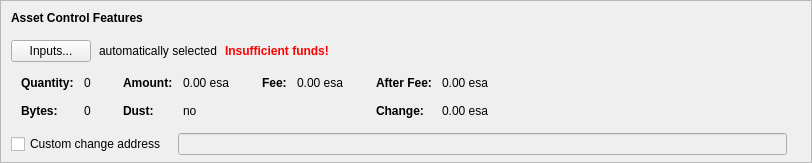
      <widget class="QFrame" name="frameAssetControl">
       <property name="sizePolicy">
        <sizepolicy hsizetype="Expanding" vsizetype="Fixed">
         <horstretch>0</horstretch>
         <verstretch>0</verstretch>
        </sizepolicy>
       </property>
       <property name="maximumSize">
        <size>
         <width>16777215</width>
         <height>16777215</height>
        </size>
       </property>
       <property name="frameShape">
        <enum>QFrame::StyledPanel</enum>
       </property>
       <property name="frameShadow">
        <enum>QFrame::Sunken</enum>
       </property>
       <layout class="QVBoxLayout" name="verticalLayoutAssetControl2">
        <property name="spacing">
         <number>0</number>
        </property>
        <property name="leftMargin">
         <number>0</number>
        </property>
        <property name="topMargin">
         <number>0</number>
        </property>
        <property name="rightMargin">
         <number>0</number>
        </property>
        <property name="bottomMargin">
         <number>6</number>
        </property>
        <item>
         <layout class="QVBoxLayout" name="verticalLayoutAssetControl" stretch="0,0,0,0,1">
          <property name="spacing">
           <number>0</number>
          </property>
          <property name="leftMargin">
           <number>10</number>
          </property>
          <property name="topMargin">
           <number>10</number>
          </property>
          <item>
           <layout class="QHBoxLayout" name="horizontalLayoutAssetControl1">
            <property name="bottomMargin">
             <number>15</number>
            </property>
            <item>
             <widget class="QLabel" name="labelAssetControlFeatures">
              <property name="sizePolicy">
               <sizepolicy hsizetype="Preferred" vsizetype="Maximum">
                <horstretch>0</horstretch>
                <verstretch>0</verstretch>
               </sizepolicy>
              </property>
              <property name="font">
               <font>
                <weight>75</weight>
                <bold>true</bold>
               </font>
              </property>
              <property name="styleSheet">
               <string notr="true">font-weight:bold;</string>
              </property>
              <property name="text">
               <string>Asset Control Features</string>
              </property>
             </widget>
            </item>
           </layout>
          </item>
          <item>
           <layout class="QHBoxLayout" name="horizontalLayoutAssetControl2" stretch="0,0,0,0">
            <property name="spacing">
             <number>8</number>
            </property>
            <property name="bottomMargin">
             <number>10</number>
            </property>
            <item>
             <widget class="QPushButton" name="pushButtonAssetControl">
              <property name="styleSheet">
               <string notr="true"/>
              </property>
              <property name="text">
               <string>Inputs...</string>
              </property>
              <property name="autoDefault">
               <bool>false</bool>
              </property>
             </widget>
            </item>
            <item>
             <widget class="QLabel" name="labelAssetControlAutomaticallySelected">
              <property name="text">
               <string>automatically selected</string>
              </property>
              <property name="margin">
               <number>5</number>
              </property>
             </widget>
            </item>
            <item>
             <widget class="QLabel" name="labelAssetControlInsuffFunds">
              <property name="font">
               <font>
                <weight>75</weight>
                <bold>true</bold>
               </font>
              </property>
              <property name="styleSheet">
               <string notr="true">color:red;font-weight:bold;</string>
              </property>
              <property name="text">
               <string>Insufficient funds!</string>
              </property>
              <property name="margin">
               <number>5</number>
              </property>
             </widget>
            </item>
            <item>
             <spacer name="horizontalSpacerAssetControl">
              <property name="orientation">
               <enum>Qt::Horizontal</enum>
              </property>
              <property name="sizeHint" stdset="0">
               <size>
                <width>40</width>
                <height>1</height>
               </size>
              </property>
             </spacer>
            </item>
           </layout>
          </item>
          <item>
           <widget class="QWidget" name="widgetAssetControl" native="true">
            <property name="sizePolicy">
             <sizepolicy hsizetype="Preferred" vsizetype="Preferred">
              <horstretch>0</horstretch>
              <verstretch>0</verstretch>
             </sizepolicy>
            </property>
            <property name="minimumSize">
             <size>
              <width>0</width>
              <height>0</height>
             </size>
            </property>
            <property name="styleSheet">
             <string notr="true"/>
            </property>
            <layout class="QHBoxLayout" name="horizontalLayoutAssetControl5">
             <property name="leftMargin">
              <number>0</number>
             </property>
             <property name="topMargin">
              <number>0</number>
             </property>
             <property name="rightMargin">
              <number>0</number>
             </property>
             <property name="bottomMargin">
              <number>0</number>
             </property>
             <item>
              <layout class="QHBoxLayout" name="horizontalLayoutAssetControl3" stretch="0,0,0,1">
               <property name="spacing">
                <number>20</number>
               </property>
               <property name="topMargin">
                <number>0</number>
               </property>
               <property name="bottomMargin">
                <number>10</number>
               </property>
               <item>
                <layout class="QFormLayout" name="formLayoutAssetControl1">
                 <property name="horizontalSpacing">
                  <number>10</number>
                 </property>
                 <property name="verticalSpacing">
                  <number>14</number>
                 </property>
                 <property name="leftMargin">
                  <number>10</number>
                 </property>
                 <property name="topMargin">
                  <number>4</number>
                 </property>
                 <property name="rightMargin">
                  <number>6</number>
                 </property>
                 <item row="0" column="0">
                  <widget class="QLabel" name="labelAssetControlQuantityText">
                   <property name="font">
                    <font>
                     <weight>75</weight>
                     <bold>true</bold>
                    </font>
                   </property>
                   <property name="text">
                    <string>Quantity:</string>
                   </property>
                   <property name="margin">
                    <number>0</number>
                   </property>
                  </widget>
                 </item>
                 <item row="0" column="1">
                  <widget class="QLabel" name="labelAssetControlQuantity">
                   <property name="cursor">
                    <cursorShape>IBeamCursor</cursorShape>
                   </property>
                   <property name="contextMenuPolicy">
                    <enum>Qt::ActionsContextMenu</enum>
                   </property>
                   <property name="text">
                    <string notr="true">0</string>
                   </property>
                   <property name="margin">
                    <number>0</number>
                   </property>
                   <property name="textInteractionFlags">
                    <set>Qt::LinksAccessibleByMouse|Qt::TextSelectableByKeyboard|Qt::TextSelectableByMouse</set>
                   </property>
                  </widget>
                 </item>
                 <item row="1" column="0">
                  <widget class="QLabel" name="labelAssetControlBytesText">
                   <property name="font">
                    <font>
                     <weight>75</weight>
                     <bold>true</bold>
                    </font>
                   </property>
                   <property name="text">
                    <string>Bytes:</string>
                   </property>
                  </widget>
                 </item>
                 <item row="1" column="1">
                  <widget class="QLabel" name="labelAssetControlBytes">
                   <property name="cursor">
                    <cursorShape>IBeamCursor</cursorShape>
                   </property>
                   <property name="contextMenuPolicy">
                    <enum>Qt::ActionsContextMenu</enum>
                   </property>
                   <property name="text">
                    <string notr="true">0</string>
                   </property>
                   <property name="textInteractionFlags">
                    <set>Qt::LinksAccessibleByMouse|Qt::TextSelectableByKeyboard|Qt::TextSelectableByMouse</set>
                   </property>
                  </widget>
                 </item>
                </layout>
               </item>
               <item>
                <layout class="QFormLayout" name="formLayoutAssetControl2">
                 <property name="horizontalSpacing">
                  <number>10</number>
                 </property>
                 <property name="verticalSpacing">
                  <number>14</number>
                 </property>
                 <property name="leftMargin">
                  <number>6</number>
                 </property>
                 <property name="topMargin">
                  <number>4</number>
                 </property>
                 <property name="rightMargin">
                  <number>6</number>
                 </property>
                 <item row="0" column="0">
                  <widget class="QLabel" name="labelAssetControlAmountText">
                   <property name="font">
                    <font>
                     <weight>75</weight>
                     <bold>true</bold>
                    </font>
                   </property>
                   <property name="text">
                    <string>Amount:</string>
                   </property>
                   <property name="margin">
                    <number>0</number>
                   </property>
                  </widget>
                 </item>
                 <item row="0" column="1">
                  <widget class="QLabel" name="labelAssetControlAmount">
                   <property name="cursor">
                    <cursorShape>IBeamCursor</cursorShape>
                   </property>
                   <property name="contextMenuPolicy">
                    <enum>Qt::ActionsContextMenu</enum>
                   </property>
                   <property name="text">
                    <string notr="true">0.00 esa</string>
                   </property>
                   <property name="textInteractionFlags">
                    <set>Qt::LinksAccessibleByMouse|Qt::TextSelectableByKeyboard|Qt::TextSelectableByMouse</set>
                   </property>
                  </widget>
                 </item>
                 <item row="1" column="0">
                  <widget class="QLabel" name="labelAssetControlLowOutputText">
                   <property name="font">
                    <font>
                     <weight>75</weight>
                     <bold>true</bold>
                    </font>
                   </property>
                   <property name="text">
                    <string>Dust:</string>
                   </property>
                  </widget>
                 </item>
                 <item row="1" column="1">
                  <widget class="QLabel" name="labelAssetControlLowOutput">
                   <property name="cursor">
                    <cursorShape>IBeamCursor</cursorShape>
                   </property>
                   <property name="contextMenuPolicy">
                    <enum>Qt::ActionsContextMenu</enum>
                   </property>
                   <property name="text">
                    <string notr="true">no</string>
                   </property>
                   <property name="textInteractionFlags">
                    <set>Qt::LinksAccessibleByMouse|Qt::TextSelectableByKeyboard|Qt::TextSelectableByMouse</set>
                   </property>
                  </widget>
                 </item>
                </layout>
               </item>
               <item>
                <layout class="QFormLayout" name="formLayoutAssetControl3">
                 <property name="horizontalSpacing">
                  <number>10</number>
                 </property>
                 <property name="verticalSpacing">
                  <number>14</number>
                 </property>
                 <property name="leftMargin">
                  <number>6</number>
                 </property>
                 <property name="topMargin">
                  <number>4</number>
                 </property>
                 <property name="rightMargin">
                  <number>6</number>
                 </property>
                 <item row="0" column="0">
                  <widget class="QLabel" name="labelAssetControlFeeText">
                   <property name="font">
                    <font>
                     <weight>75</weight>
                     <bold>true</bold>
                    </font>
                   </property>
                   <property name="text">
                    <string>Fee:</string>
                   </property>
                   <property name="margin">
                    <number>0</number>
                   </property>
                  </widget>
                 </item>
                 <item row="0" column="1">
                  <widget class="QLabel" name="labelAssetControlFee">
                   <property name="cursor">
                    <cursorShape>IBeamCursor</cursorShape>
                   </property>
                   <property name="contextMenuPolicy">
                    <enum>Qt::ActionsContextMenu</enum>
                   </property>
                   <property name="text">
                    <string notr="true">0.00 esa</string>
                   </property>
                   <property name="textInteractionFlags">
                    <set>Qt::LinksAccessibleByMouse|Qt::TextSelectableByKeyboard|Qt::TextSelectableByMouse</set>
                   </property>
                  </widget>
                 </item>
                </layout>
               </item>
               <item>
                <layout class="QFormLayout" name="formLayoutAssetControl4">
                 <property name="horizontalSpacing">
                  <number>10</number>
                 </property>
                 <property name="verticalSpacing">
                  <number>14</number>
                 </property>
                 <property name="leftMargin">
                  <number>6</number>
                 </property>
                 <property name="topMargin">
                  <number>4</number>
                 </property>
                 <property name="rightMargin">
                  <number>6</number>
                 </property>
                 <item row="0" column="0">
                  <widget class="QLabel" name="labelAssetControlAfterFeeText">
                   <property name="font">
                    <font>
                     <weight>75</weight>
                     <bold>true</bold>
                    </font>
                   </property>
                   <property name="text">
                    <string>After Fee:</string>
                   </property>
                   <property name="margin">
                    <number>0</number>
                   </property>
                  </widget>
                 </item>
                 <item row="0" column="1">
                  <widget class="QLabel" name="labelAssetControlAfterFee">
                   <property name="cursor">
                    <cursorShape>IBeamCursor</cursorShape>
                   </property>
                   <property name="contextMenuPolicy">
                    <enum>Qt::ActionsContextMenu</enum>
                   </property>
                   <property name="text">
                    <string notr="true">0.00 esa</string>
                   </property>
                   <property name="textInteractionFlags">
                    <set>Qt::LinksAccessibleByMouse|Qt::TextSelectableByKeyboard|Qt::TextSelectableByMouse</set>
                   </property>
                  </widget>
                 </item>
                 <item row="1" column="0">
                  <widget class="QLabel" name="labelAssetControlChangeText">
                   <property name="font">
                    <font>
                     <weight>75</weight>
                     <bold>true</bold>
                    </font>
                   </property>
                   <property name="text">
                    <string>Change:</string>
                   </property>
                  </widget>
                 </item>
                 <item row="1" column="1">
                  <widget class="QLabel" name="labelAssetControlChange">
                   <property name="cursor">
                    <cursorShape>IBeamCursor</cursorShape>
                   </property>
                   <property name="contextMenuPolicy">
                    <enum>Qt::ActionsContextMenu</enum>
                   </property>
                   <property name="text">
                    <string notr="true">0.00 esa</string>
                   </property>
                   <property name="textInteractionFlags">
                    <set>Qt::LinksAccessibleByMouse|Qt::TextSelectableByKeyboard|Qt::TextSelectableByMouse</set>
                   </property>
                  </widget>
                 </item>
                </layout>
               </item>
              </layout>
             </item>
            </layout>
           </widget>
          </item>
          <item>
           <layout class="QHBoxLayout" name="horizontalLayoutAssetControl4" stretch="0,0,0">
            <property name="spacing">
             <number>12</number>
            </property>
            <property name="sizeConstraint">
             <enum>QLayout::SetDefaultConstraint</enum>
            </property>
            <property name="topMargin">
             <number>5</number>
            </property>
            <property name="rightMargin">
             <number>5</number>
            </property>
            <item>
             <widget class="QCheckBox" name="checkBoxAssetControlChange">
              <property name="toolTip">
               <string>If this is activated, but the change address is empty or invalid, change will be sent to a newly generated address.</string>
              </property>
              <property name="text">
               <string>Custom change address</string>
              </property>
             </widget>
            </item>
            <item>
             <widget class="QValidatedLineEdit" name="lineEditAssetControlChange">
              <property name="enabled">
               <bool>false</bool>
              </property>
              <property name="sizePolicy">
               <sizepolicy hsizetype="Expanding" vsizetype="Fixed">
                <horstretch>0</horstretch>
                <verstretch>0</verstretch>
               </sizepolicy>
              </property>
             </widget>
            </item>
            <item>
             <widget class="QLabel" name="labelAssetControlChangeLabel">
              <property name="sizePolicy">
               <sizepolicy hsizetype="Preferred" vsizetype="Expanding">
                <horstretch>0</horstretch>
                <verstretch>0</verstretch>
               </sizepolicy>
              </property>
              <property name="minimumSize">
               <size>
                <width>0</width>
                <height>0</height>
               </size>
              </property>
              <property name="text">
               <string/>
              </property>
              <property name="margin">
               <number>3</number>
              </property>
             </widget>
            </item>
           </layout>
          </item>
          <item>
           <spacer name="verticalSpacerAssetControl">
            <property name="orientation">
             <enum>Qt::Vertical</enum>
            </property>
            <property name="sizeHint" stdset="0">
             <size>
              <width>800</width>
              <height>1</height>
             </size>
            </property>
           </spacer>
          </item>
         </layout>
        </item>
       </layout>
      </widget>
